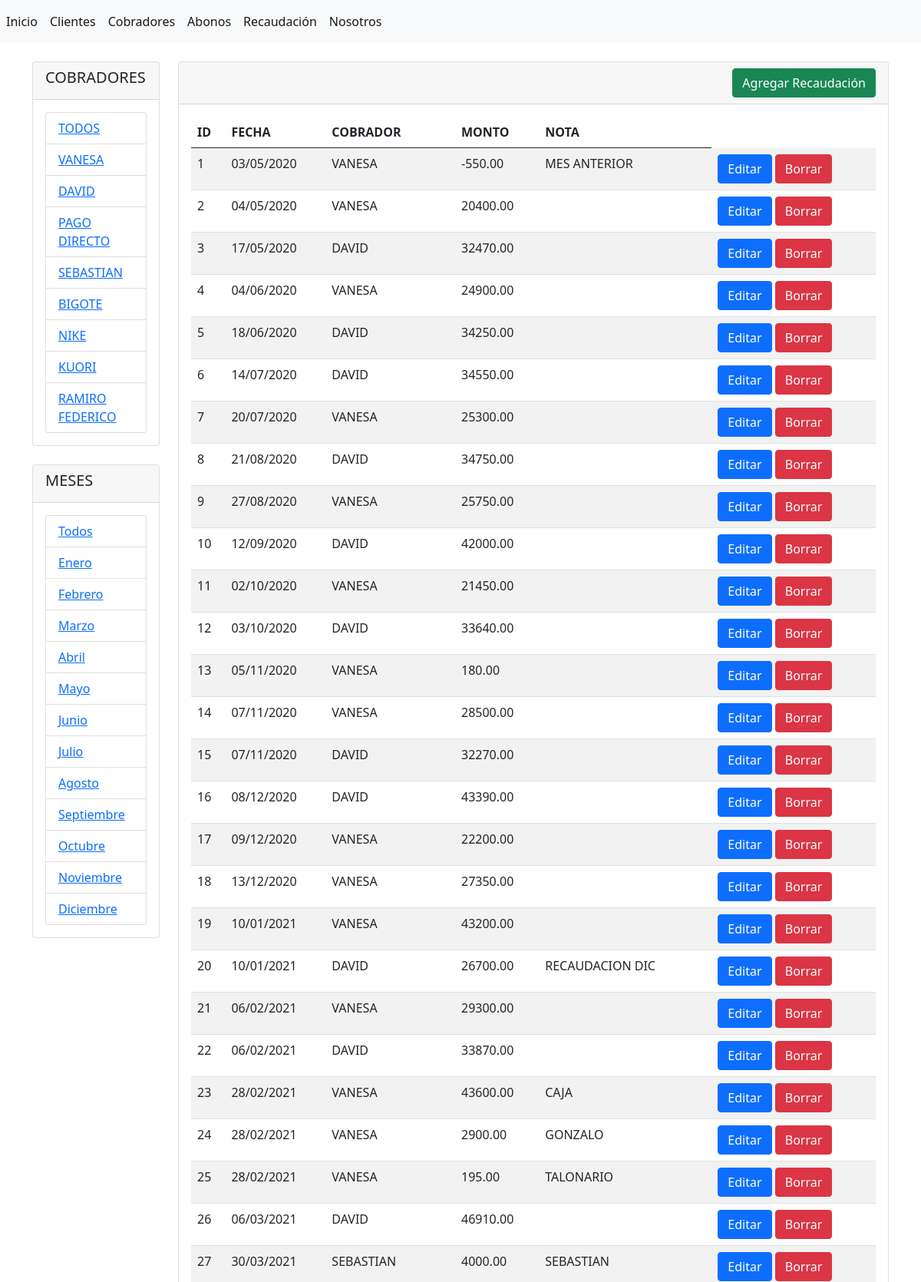
Page /recaudaciones/ (upper part) on the committed database.
### abonos/models.py (models this page shows, shortened)
class Cobrador(models.Model):
    nombre = models.CharField(max_length=45, verbose_name="nombre")
    creado = models.DateTimeField(auto_now_add=True)
    modificado = models.DateTimeField(auto_now=True)
    activo = models.BooleanField(default=True, verbose_name="activo")
    usuario = models.ForeignKey(User,null=True, on_delete=SET_NULL)

class Recaudacion(models.Model):
    cobrador = models.ForeignKey(
        'Cobrador',
        blank=False,
        null=True,
        on_delete=SET_NULL
        )
    fecha = models.DateField(
        blank=True,
        null=True,
        verbose_name="fecha"
        )
    monto = models.DecimalField(
        max_digits=10,
        decimal_places=2,
        default=0.00,
        verbose_name="monto"
        )
    nota = models.CharField(
        max_length=100,
        blank=True,
        verbose_name="nota"
        )

### abonos/views.py (the view)
# urls.py: path('recaudaciones/', views.recaudaciones, name='recaudaciones'),
def recaudaciones(request):
    if request.GET.get('query_cobrador') != None:
        query_cobrador = request.GET.get('query_cobrador')
        recaudaciones = Recaudacion.objects.filter(cobrador__id=query_cobrador)
    if request.GET.get('query_mes') != None:
        query_mes = request.GET.get('query_mes')
        recaudaciones = Recaudacion.objects.filter(fecha__month=query_mes)
    if request.GET.get('query_cobrador') == None and request.GET.get('query_mes') == None:
        recaudaciones = Recaudacion.objects.all()
    cobradores = Cobrador.objects.all()
    return render(request, 'recaudaciones/index.html', {'recaudaciones': recaudaciones,
    'cobradores': cobradores
    })

### abonos/templates/recaudaciones/index.html (shortened to what this page needs)
{% extends "base.html" %}
{% block sidebar %}
<div class="card">
    <div class="card-header">
        <h5>COBRADORES</h5>
    </div>
    <div class="card-body">
        <div class="list-group">
            <li class="list-group-item"><a href="{% url 'recaudaciones' %}">TODOS</a></li>
            {% for cobrador in cobradores %}
            <li class="list-group-item"><a href="{% url 'recaudaciones' %}?query_cobrador={{cobrador.id}}">{{ cobrador.nombre }}</a></li>
            {% endfor %}
        </div>
    </div>
</div>
<br>
<div class="card">
    <div class="card-header">
        <h5>MESES</h5>
    </div>
    <div class="card-body">
        <div class="list-group">
            <li class="list-group-item"><a href="{% url 'recaudaciones' %}">Todos</a></li>
            <li class="list-group-item"><a href="{% url 'recaudaciones' %}?query_mes=01">Enero</a></li>
            <li class="list-group-item"><a href="{% url 'recaudaciones' %}?query_mes=02">Febrero</a></li>
            <li class="list-group-item"><a href="{% url 'recaudaciones' %}?query_mes=03">Marzo</a></li>
            <li class="list-group-item"><a href="{% url 'recaudaciones' %}?query_mes=04">Abril</a></li>
            <li class="list-group-item"><a href="{% url 'recaudaciones' %}?query_mes=05">Mayo</a></li>
            <li class="list-group-item"><a href="{% url 'recaudaciones' %}?query_mes=06">Junio</a></li>
            <li class="list-group-item"><a href="{% url 'recaudaciones' %}?query_mes=07">Julio</a></li>
            <li class="list-group-item"><a href="{% url 'recaudaciones' %}?query_mes=08">Agosto</a></li>
            <li class="list-group-item"><a href="{% url 'recaudaciones' %}?query_mes=09">Septiembre</a></li>
            <li class="list-group-item"><a href="{% url 'recaudaciones' %}?query_mes=10">Octubre</a></li>
            <li class="list-group-item"><a href="{% url 'recaudaciones' %}?query_mes=11">Noviembre</a></li>
            <li class="list-group-item"><a href="{% url 'recaudaciones' %}?query_mes=12">Diciembre</a></li>
        </div>
    </div>
</div>
{% endblock %}
{% block contenido %}
<div class="card">
    <div class="card-header d-flex justify-content-end">
        <a name="" id="" class="btn btn-success" href="{% url 'agregar_recaudacion' %}" role="button">Agregar Recaudación</a>
    </div>
    <div class="card-body">
        <table class="table table-striped table-hover">
            <thead>
                <tr>
                    <th>ID</th>
                    <th>FECHA</th>
                    <th>COBRADOR</th>
                    <th>MONTO</th>
                    <th>NOTA</th>
                </tr>
            </thead>
            <tbody>
                {% for recaudacion in recaudaciones %}
                <tr>
                    <td>{{ recaudacion.id }}</td>
                    <td>{{ recaudacion.fecha|date:"d/m/Y" }}</td>
                    <td>{{ recaudacion.cobrador.nombre }}</td>
                    <td>{{ recaudacion.monto }}</td>
                    <td>{{ recaudacion.nota }}</td>
                    <td><a name="" id="" class="btn btn-primary" href="{% url 'editar_recaudacion' recaudacion.id%}" role="button">Editar</a>
                        <a name="" id="" class="btn btn-danger" href="{% url 'eliminar_recaudacion' recaudacion.id %}" role="button">Borrar</a></td>
                </tr>
                {% endfor %}
            </tbody>
        </table>
    </div>
</div>
{% endblock %}

### rows in the picture
Cobrador: nombre "VANESA"
Cobrador: nombre "DAVID"
Cobrador: nombre "PAGO DIRECTO"
Cobrador: nombre "SEBASTIAN"
Cobrador: nombre "BIGOTE"
Cobrador: nombre "NIKE"
Cobrador: nombre "KUORI"
Cobrador: nombre "RAMIRO FEDERICO"
Recaudacion: id "1", fecha "03/05/2020", cobrador.nombre "VANESA", monto "-550.00", nota "MES ANTERIOR"
Recaudacion: id "2", fecha "04/05/2020", cobrador.nombre "VANESA", monto "20400.00"
Recaudacion: id "3", fecha "17/05/2020", cobrador.nombre "DAVID", monto "32470.00"
Recaudacion: id "4", fecha "04/06/2020", cobrador.nombre "VANESA", monto "24900.00"
Recaudacion: id "5", fecha "18/06/2020", cobrador.nombre "DAVID", monto "34250.00"
Recaudacion: id "6", fecha "14/07/2020", cobrador.nombre "DAVID", monto "34550.00"
Recaudacion: id "7", fecha "20/07/2020", cobrador.nombre "VANESA", monto "25300.00"
Recaudacion: id "8", fecha "21/08/2020", cobrador.nombre "DAVID", monto "34750.00"
Recaudacion: id "9", fecha "27/08/2020", cobrador.nombre "VANESA", monto "25750.00"
Recaudacion: id "10", fecha "12/09/2020", cobrador.nombre "DAVID", monto "42000.00"
Recaudacion: id "11", fecha "02/10/2020", cobrador.nombre "VANESA", monto "21450.00"
Recaudacion: id "12", fecha "03/10/2020", cobrador.nombre "DAVID", monto "33640.00"
Recaudacion: id "13", fecha "05/11/2020", cobrador.nombre "VANESA", monto "180.00"
Recaudacion: id "14", fecha "07/11/2020", cobrador.nombre "VANESA", monto "28500.00"
Recaudacion: id "15", fecha "07/11/2020", cobrador.nombre "DAVID", monto "32270.00"
Recaudacion: id "16", fecha "08/12/2020", cobrador.nombre "DAVID", monto "43390.00"
Recaudacion: id "17", fecha "09/12/2020", cobrador.nombre "VANESA", monto "22200.00"
Recaudacion: id "18", fecha "13/12/2020", cobrador.nombre "VANESA", monto "27350.00"
Recaudacion: id "19", fecha "10/01/2021", cobrador.nombre "VANESA", monto "43200.00"
Recaudacion: id "20", fecha "10/01/2021", cobrador.nombre "DAVID", monto "26700.00", nota "RECAUDACION DIC"
Recaudacion: id "21", fecha "06/02/2021", cobrador.nombre "VANESA", monto "29300.00"
Recaudacion: id "22", fecha "06/02/2021", cobrador.nombre "DAVID", monto "33870.00"
Recaudacion: id "23", fecha "28/02/2021", cobrador.nombre "VANESA", monto "43600.00", nota "CAJA"
Recaudacion: id "24", fecha "28/02/2021", cobrador.nombre "VANESA", monto "2900.00", nota "GONZALO"
Recaudacion: id "25", fecha "28/02/2021", cobrador.nombre "VANESA", monto "195.00", nota "TALONARIO"
Recaudacion: id "26", fecha "06/03/2021", cobrador.nombre "DAVID", monto "46910.00"
Recaudacion: id "27", fecha "30/03/2021", cobrador.nombre "SEBASTIAN", monto "4000.00", nota "SEBASTIAN"
